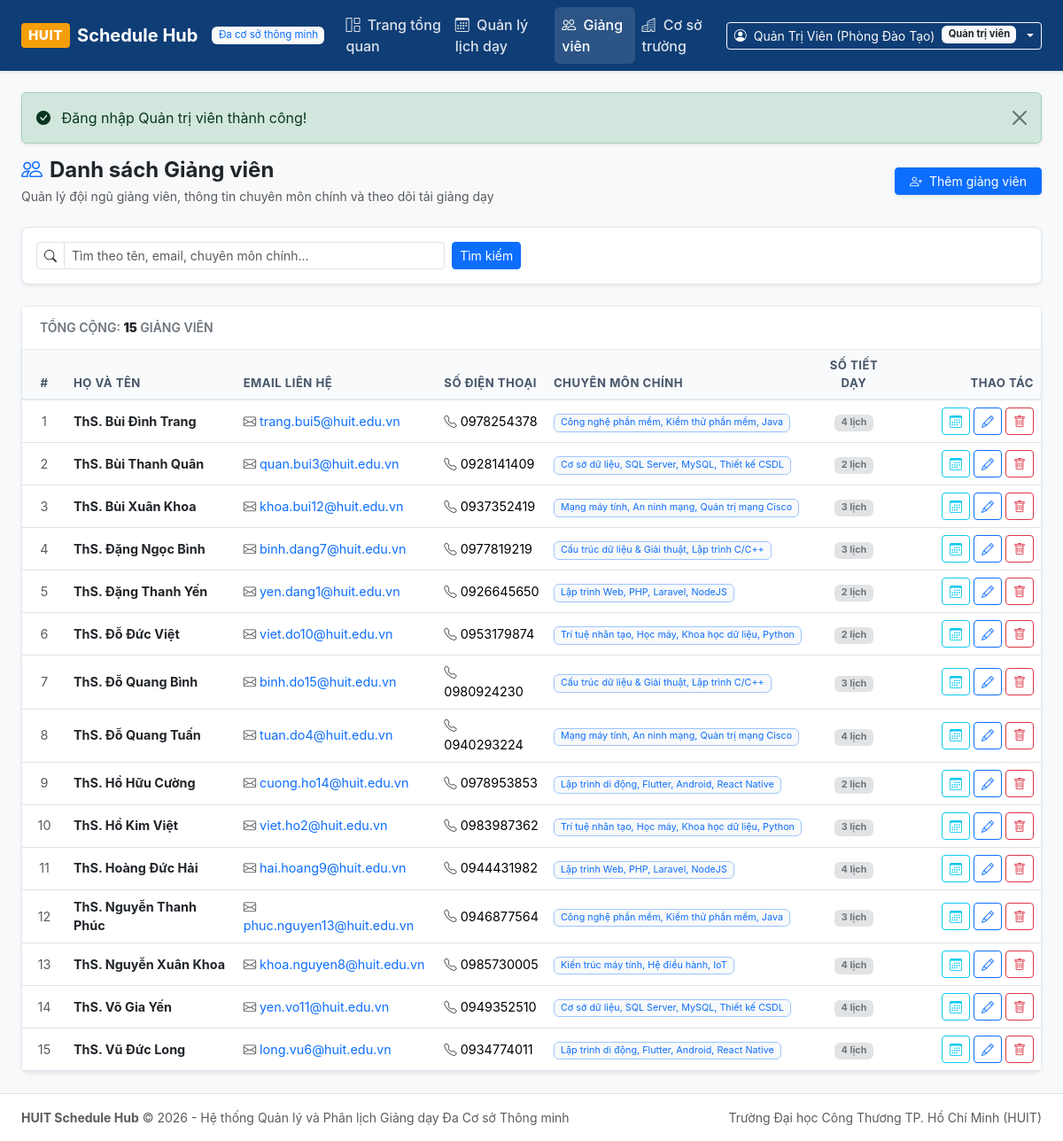
The app's page /?action=teachers (signed in) with its own data.
### tables this page shows
CREATE TABLE `teachers` (
  `id` int NOT NULL AUTO_INCREMENT,
  `full_name` varchar(150) NOT NULL,
  `email` varchar(150) NOT NULL,
  `phone` varchar(20) NOT NULL,
  `expertise` varchar(255) NOT NULL,
  `password` varchar(255) NOT NULL DEFAULT '$2y$10$92IXUNpkjO0rOQ5byMi.Ye4oKoEa3Ro9llC/.og/at2.uheWG/igi',
  `created_at` timestamp NULL DEFAULT CURRENT_TIMESTAMP,
  PRIMARY KEY (`id`),
  UNIQUE KEY `email` (`email`)
);

### src/Controllers/TeacherController.php (called while the page is built, shortened)
<?php
class TeacherController {
    public function index(): void {
        $search = $_GET['search'] ?? null;
        $teachers = Teacher::all($search);
        require_once __DIR__ . '/../../views/teachers/index.php';
    }
}

### src/Auth.php (called while the page is built, shortened)
<?php
class Auth {
    public static function user(): ?array {
        return $_SESSION['user'] ?? null;
    }
    public static function role(): ?string {
        return $_SESSION['user']['role'] ?? null;
    }
    public static function isAdmin(): bool {
        return self::role() === 'admin';
    }
    public static function isTeacher(): bool {
        return self::role() === 'teacher';
    }
}

### src/Models/Teacher.php (called while the page is built, shortened)
<?php
class Teacher {
    public static function all(?string $search = null): array {
        $pdo = Database::getConnection();
        if ($search) {
            $stmt = $pdo->prepare("SELECT t.*, COUNT(s.id) AS schedule_count
                                 FROM teachers t
                                 LEFT JOIN schedules s ON t.id = s.teacher_id
                                 WHERE t.full_name LIKE :s OR t.email LIKE :s OR t.expertise LIKE :s
                                 GROUP BY t.id
                                 ORDER BY t.full_name ASC");
            $stmt->execute(['s' => "%{$search}%"]);
        } else {
            $stmt = $pdo->query("SELECT t.*, COUNT(s.id) AS schedule_count
                                 FROM teachers t
                                 LEFT JOIN schedules s ON t.id = s.teacher_id
                                 GROUP BY t.id
                                 ORDER BY t.full_name ASC");
        }
        return $stmt->fetchAll();
    }
}

### views/teachers/index.php (the view, shortened to what this page needs)
<?php
require_once __DIR__ . '/../layouts/header.php';
?>
<div class="d-flex flex-column flex-md-row justify-content-between align-items-md-center gap-3 mb-4">
    <div>
        <h4 class="fw-bold mb-1 text-dark">
            <i class="bi bi-people text-primary me-2"></i>Danh sách Giảng viên
        </h4>
        <p class="text-muted small mb-0">Quản lý đội ngũ giảng viên, thông tin chuyên môn chính và theo dõi tải giảng dạy</p>
    </div>
    <div>
        <a href="?action=teacher_create" class="btn btn-primary btn-sm px-3 shadow-sm">
            <i class="bi bi-person-plus me-1"></i> Thêm giảng viên
        </a>
    </div>
</div>
<div class="card shadow-sm mb-4">
    <div class="card-body p-3">
        <form method="GET" action="" class="row g-2">
            <div class="col-12 col-md-5">
                <div class="input-group input-group-sm">
                    <span class="input-group-text bg-white"><i class="bi bi-search"></i></span>
                    <input type="text" name="search" class="form-control" placeholder="Tìm theo tên, email, chuyên môn chính..." value="<?= htmlspecialchars($_GET['search'] ?? '') ?>">
                </div>
            </div>
            <div class="col-auto">
                <button type="submit" class="btn btn-primary btn-sm">Tìm kiếm</button>
            </div>
        </form>
    </div>
</div>
<div class="card shadow-sm">
    <div class="card-header bg-white d-flex justify-content-between align-items-center">
        <span class="fw-semibold text-secondary small text-uppercase">
            Tổng cộng: <strong class="text-dark"><?= count($teachers) ?></strong> giảng viên
        </span>
    </div>
    <div class="card-body p-0 table-responsive">
        <table class="table table-hover align-middle mb-0">
            <thead class="table-light">
                <tr>
                    <th style="width: 50px;" class="text-center">#</th>
                    <th>Họ và tên</th>
                    <th>Email liên hệ</th>
                    <th>Số điện thoại</th>
                    <th>Chuyên môn chính</th>
                    <th class="text-center">Số tiết dạy</th>
                    <th style="width: 160px;" class="text-end">Thao tác</th>
                </tr>
            </thead>
            <tbody>
                <?php if (empty($teachers)): ?>
                    <tr>
                        <td colspan="7" class="text-center py-4 text-muted">
                            <i class="bi bi-person-x fs-3 d-block mb-1"></i>
                            Không tìm thấy giảng viên nào.
                        </td>
                    </tr>
                <?php else: ?>
                    <?php foreach ($teachers as $idx => $t): ?>
                        <tr>
                            <td class="text-center text-muted small"><?= $idx + 1 ?></td>
                            <td>
                                <strong class="text-dark d-block"><?= htmlspecialchars($t['full_name']) ?></strong>
                            </td>
                            <td>
                                <a href="mailto:<?= htmlspecialchars($t['email']) ?>" class="text-decoration-none">
                                    <i class="bi bi-envelope me-1 text-muted"></i><?= htmlspecialchars($t['email']) ?>
                                </a>
                            </td>
                            <td>
                                <i class="bi bi-telephone me-1 text-muted"></i><?= htmlspecialchars($t['phone']) ?>
                            </td>
                            <td>
                                <span class="badge bg-light text-primary border border-primary-subtle fw-normal">
                                    <?= htmlspecialchars($t['expertise']) ?>
                                </span>
                            </td>
                            <td class="text-center">
                                <span class="badge bg-secondary-subtle text-secondary px-2 py-1">
                                    <?= $t['schedule_count'] ?? 0 ?> lịch
                                </span>
                            </td>
                            <td class="text-end">
                                <a href="?action=teacher_view&id=<?= $t['id'] ?>" class="btn btn-outline-info btn-sm py-1 px-2" title="Xem thời khóa biểu">
                                    <i class="bi bi-calendar3"></i>
                                </a>
                                <a href="?action=teacher_edit&id=<?= $t['id'] ?>" class="btn btn-outline-primary btn-sm py-1 px-2" title="Chỉnh sửa">
                                    <i class="bi bi-pencil"></i>
                                </a>
                                <form action="?action=teacher_delete" method="POST" class="d-inline" onsubmit="return confirm('Bạn có chắc chắn muốn xóa giảng viên này? Lịch dạy liên quan cũng sẽ bị xóa!');">
                                    <button type="submit" class="btn btn-outline-danger btn-sm py-1 px-2" title="Xóa">
                                        <i class="bi bi-trash"></i>
                                    </button>
                                </form>
                            </td>
                        </tr>
                    <?php endforeach; ?>
                <?php endif; ?>
            </tbody>
        </table>
    </div>
</div>
<?php require_once __DIR__ . '/../layouts/footer.php'; ?>

### public/index.php (shortened to what this page needs)
<?php
$action = $_GET['action'] ?? 'dashboard';
switch ($action) {
    case 'teachers':
        (new TeacherController())->index();
        break;
}

### views/layouts/header.php (shortened to what this page needs)
<?php
$currentUser = Auth::user();
$currentAction = $_GET['action'] ?? 'dashboard';
?>
<!DOCTYPE html>
<html lang="vi">
<head>
    <link href="https://cdn.jsdelivr.net/npm/bootstrap@5.3.3/dist/css/bootstrap.min.css" rel="stylesheet">
    <link href="https://cdn.jsdelivr.net/npm/bootstrap-icons@1.11.3/font/bootstrap-icons.min.css" rel="stylesheet">
    <link href="css/style.css" rel="stylesheet">
</head>
<body class="bg-light">
<nav class="navbar navbar-expand-lg navbar-dark bg-primary-huit shadow-sm py-2">
    <div class="container-fluid px-4">
        <a class="navbar-brand d-flex align-items-center gap-2 fw-bold text-white" href="?action=<?= Auth::isTeacher() ? 'portal' : 'dashboard' ?>">
            <span class="brand-badge">HUIT</span>
            <span>Schedule Hub</span>
            <small class="badge bg-light text-primary ms-2 fw-normal d-none d-md-inline" style="font-size: 0.72rem;">Đa cơ sở thông minh</small>
        </a>
        <div class="collapse navbar-collapse" id="mainNavbar">
            <ul class="navbar-nav me-auto mb-2 mb-lg-0">
                <?php if (Auth::isAdmin()): ?>
                    <li class="nav-item">
                        <a class="nav-link <?= in_array($currentAction, ['dashboard', '']) ? 'active' : '' ?>" href="?action=dashboard">
                            <i class="bi bi-grid-1x2 me-1"></i> Trang tổng quan
                        </a>
                    </li>
                    <li class="nav-item">
                        <a class="nav-link <?= strpos($currentAction, 'schedule') === 0 ? 'active' : '' ?>" href="?action=schedules">
                            <i class="bi bi-calendar3 me-1"></i> Quản lý lịch dạy
                        </a>
                    </li>
                    <li class="nav-item">
                        <a class="nav-link <?= strpos($currentAction, 'teacher') === 0 ? 'active' : '' ?>" href="?action=teachers">
                            <i class="bi bi-people me-1"></i> Giảng viên
                        </a>
                    </li>
                    <li class="nav-item">
                        <a class="nav-link <?= strpos($currentAction, 'branch') === 0 ? 'active' : '' ?>" href="?action=branches">
                            <i class="bi bi-buildings me-1"></i> Cơ sở trường
                        </a>
                    </li>
                <?php endif; ?>
            </ul>
            <div class="d-flex align-items-center gap-3">
                <?php if ($currentUser): ?>
                    <div class="dropdown">
                        <button class="btn btn-outline-light btn-sm dropdown-toggle d-flex align-items-center gap-2" type="button" data-bs-toggle="dropdown">
                            <i class="bi bi-person-circle"></i>
                            <span><?= htmlspecialchars($currentUser['name']) ?></span>
                            <span class="badge bg-light text-dark" style="font-size: 0.7rem;">
                                <?= Auth::isAdmin() ? 'Quản trị viên' : 'Giảng viên' ?>
                            </span>
                        </button>
                    </div>
                <?php else: ?>
                    <a href="?action=login&type=admin" class="btn btn-light btn-sm fw-medium">Đăng nhập Admin</a>
                    <a href="?action=login&type=teacher" class="btn btn-outline-light btn-sm">Cổng Giảng viên</a>
                <?php endif; ?>
            </div>
        </div>
    </div>
</nav>
<main class="container-fluid px-4 py-4">
    <?php if (!empty($_SESSION['flash_success'])): ?>
        <div class="alert alert-success alert-dismissible fade show shadow-sm" role="alert">
            <i class="bi bi-check-circle-fill me-2"></i>
            <?= htmlspecialchars($_SESSION['flash_success']) ?>
            <button type="button" class="btn-close" data-bs-dismiss="alert"></button>
        </div>
    <?php endif; ?>

### views/layouts/footer.php (shortened to what this page needs)
</main>
<footer class="footer mt-auto py-3 bg-white border-top text-muted">
    <div class="container-fluid px-4 d-flex flex-column flex-md-row justify-content-between align-items-center gap-2">
        <div class="small">
            <strong>HUIT Schedule Hub</strong> &copy; <?= date('Y') ?> - Hệ thống Quản lý và Phân lịch Giảng dạy Đa Cơ sở Thông minh
        </div>
        <div class="small text-muted">
            Trường Đại học Công Thương TP. Hồ Chí Minh (HUIT)
        </div>
    </div>
</footer>
</body>
</html>

### public/css/style.css (style rules this page uses)
:root { --huit-primary: #0f3d75; --huit-primary-hover: #0b2e59; --huit-accent: #0284c7; --huit-bg: #f8fafc; --huit-card-bg: #ffffff; --huit-border: #e2e8f0; --huit-text-main: #1e293b; --huit-text-muted: #64748b; }
body { background-color: var(--huit-bg); color: var(--huit-text-main); font-family: -apple-system, BlinkMacSystemFont, "Segoe UI", Roboto, "Helvetica Neue", Arial, sans-serif; min-height: 100vh; display: flex; flex-direction: column; }
main { flex: 1; }
.bg-primary-huit { background-color: var(--huit-primary) !important; }
.brand-badge { background-color: #f59e0b; color: #ffffff; font-weight: 800; padding: 3px 8px; border-radius: 4px; letter-spacing: 0.5px; font-size: 0.95rem; }
.navbar .nav-link { color: rgba(255, 255, 255, 0.85); font-weight: 500; padding: 0.5rem 0.85rem; border-radius: 6px; transition: all 0.15s ease-in-out; }
.navbar .nav-link:hover, .navbar .nav-link.active { color: #ffffff; background-color: rgba(255, 255, 255, 0.12); }
.card { background-color: var(--huit-card-bg); border: 1px solid var(--huit-border); border-radius: 8px; box-shadow: 0 1px 3px rgba(0, 0, 0, 0.04); }
.card-header { background-color: #ffffff; border-bottom: 1px solid var(--huit-border); padding: 0.85rem 1.25rem; font-weight: 600; }
.table th { font-size: 0.82rem; text-transform: uppercase; letter-spacing: 0.5px; background-color: #f8fafc; color: #475569; border-bottom: 2px solid var(--huit-border); }
.table td { vertical-align: middle; font-size: 0.9rem; }

### records on screen
teachers: full_name "ThS. Bùi Đình Trang", email "trang.bui5@huit.edu.vn", phone "0978254378", expertise "Công nghệ phần mềm, Kiểm thử phần mềm, Java", schedule_count "4"
teachers: full_name "ThS. Bùi Thanh Quân", email "quan.bui3@huit.edu.vn", phone "0928141409", expertise "Cơ sở dữ liệu, SQL Server, MySQL, Thiết kế CSDL", schedule_count "2"
teachers: full_name "ThS. Bùi Xuân Khoa", email "khoa.bui12@huit.edu.vn", phone "0937352419", expertise "Mạng máy tính, An ninh mạng, Quản trị mạng Cisco", schedule_count "3"
teachers: full_name "ThS. Đặng Ngọc Bình", email "binh.dang7@huit.edu.vn", phone "0977819219", expertise "Cấu trúc dữ liệu & Giải thuật, Lập trình C/C++", schedule_count "3"
teachers: full_name "ThS. Đặng Thanh Yến", email "yen.dang1@huit.edu.vn", phone "0926645650", expertise "Lập trình Web, PHP, Laravel, NodeJS", schedule_count "2"
teachers: full_name "ThS. Đỗ Đức Việt", email "viet.do10@huit.edu.vn", phone "0953179874", expertise "Trí tuệ nhân tạo, Học máy, Khoa học dữ liệu, Python", schedule_count "2"
teachers: full_name "ThS. Đỗ Quang Bình", email "binh.do15@huit.edu.vn", phone "0980924230", expertise "Cấu trúc dữ liệu & Giải thuật, Lập trình C/C++", schedule_count "3"
teachers: full_name "ThS. Đỗ Quang Tuấn", email "tuan.do4@huit.edu.vn", phone "0940293224", expertise "Mạng máy tính, An ninh mạng, Quản trị mạng Cisco", schedule_count "4"
teachers: full_name "ThS. Hồ Hữu Cường", email "cuong.ho14@huit.edu.vn", phone "0978953853", expertise "Lập trình di động, Flutter, Android, React Native", schedule_count "2"
teachers: full_name "ThS. Hồ Kim Việt", email "viet.ho2@huit.edu.vn", phone "0983987362", expertise "Trí tuệ nhân tạo, Học máy, Khoa học dữ liệu, Python", schedule_count "3"
teachers: full_name "ThS. Hoàng Đức Hải", email "hai.hoang9@huit.edu.vn", phone "0944431982", expertise "Lập trình Web, PHP, Laravel, NodeJS", schedule_count "4"
teachers: full_name "ThS. Nguyễn Thanh Phúc", email "phuc.nguyen13@huit.edu.vn", phone "0946877564", expertise "Công nghệ phần mềm, Kiểm thử phần mềm, Java", schedule_count "3"
teachers: full_name "ThS. Nguyễn Xuân Khoa", email "khoa.nguyen8@huit.edu.vn", phone "0985730005", expertise "Kiến trúc máy tính, Hệ điều hành, IoT", schedule_count "4"
teachers: full_name "ThS. Võ Gia Yến", email "yen.vo11@huit.edu.vn", phone "0949352510", expertise "Cơ sở dữ liệu, SQL Server, MySQL, Thiết kế CSDL", schedule_count "4"
teachers: full_name "ThS. Vũ Đức Long", email "long.vu6@huit.edu.vn", phone "0934774011", expertise "Lập trình di động, Flutter, Android, React Native", schedule_count "4"

### other values on screen
$currentUser['name'] "Quản Trị Viên (Phòng Đào Tạo)"
$_SESSION['flash_success'] "Đăng nhập Quản trị viên thành công!"
count($teachers) "15"
